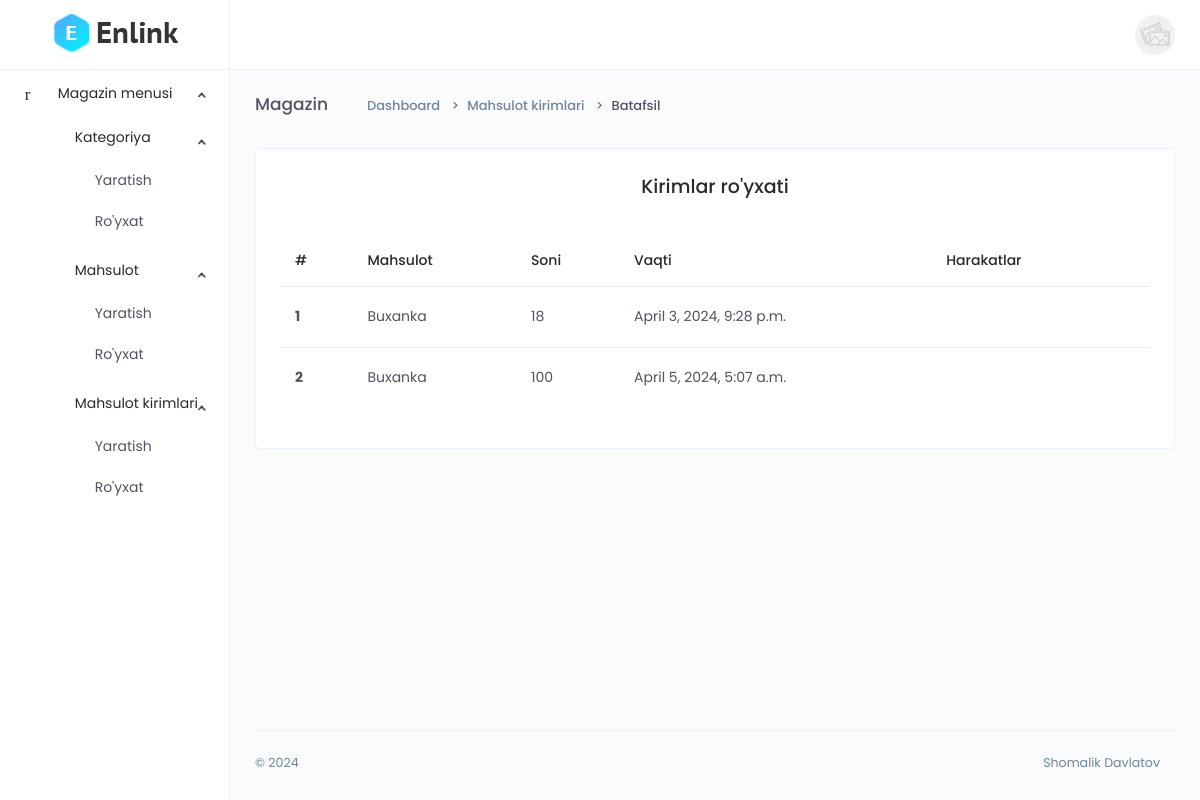
/dashboard/detail-enter-product/wyJY25Fk0QcONzv/ (signed in), run on the app's committed database.
### main/models.py (models this page shows, shortened)
class CodeGenerate(models.Model):
    code = models.CharField(max_length=255, blank=True,unique=True)
    class Meta:
        abstract = True

class EnterProduct(CodeGenerate):
    product = models.ForeignKey(Product, on_delete=models.SET_NULL, null=True)
    quantity = models.PositiveIntegerField()
    date = models.DateTimeField(auto_now_add=True)

class Product(CodeGenerate):
    category = models.ForeignKey(Category, on_delete=models.CASCADE)
    name = models.CharField(max_length=255)
    body = models.TextField()
    price = models.DecimalField(decimal_places=2, max_digits=10)
    discount_price = models.DecimalField(decimal_places=2, max_digits=10, blank=True, null=True)
    banner_img = models.ImageField(upload_to='banner-img/')
    quantity = models.IntegerField()
    delivery = models.BooleanField(default=False)
    date = models.DateTimeField(auto_now_add=True)
    qrcode_img = models.ImageField(blank=True, upload_to='qrcode-img/')

### main/funcs.py (the view)
    def wrapper(request, *args, **kwargs):
        if request.user.is_authenticated and request.user.is_staff:
            result = func(request, *args, **kwargs)
        else:
            return redirect('front:index')
        return result

### main/dashboard/views.py (called while the page is built)
@staff_required
def detail_enter_product(request, code):
    queryset = models.EnterProduct.objects.filter(product__code=code)
    context = {
        'queryset':queryset
    }
    return render(request, 'dashboard/enter_product/detail.html', context)

### main/funcs.py (called while the page is built)
def staff_required(func):
    def wrapper(request, *args, **kwargs):
        if request.user.is_authenticated and request.user.is_staff:
            result = func(request, *args, **kwargs)
        else:
            return redirect('front:index')
        return result
    return wrapper

### templates/dashboard/enter_product/detail.html (shortened to what this page needs)
{% extends 'dashboard/base.html' %}
{% block content %}
<div class="main-content">
    <div class="page-header">
        <h2 class="header-title">Magazin</h2>
        <div class="header-sub-title">
            <nav class="breadcrumb breadcrumb-dash">
                <a href="#" class="breadcrumb-item"><i class="anticon anticon-home m-r-5"></i>Dashboard</a>
                <a class="breadcrumb-item" href="#">Mahsulot kirimlari</a>
                <span class="breadcrumb-item active">Batafsil</span>
            </nav>
        </div>
    </div>
    <div class="card">
        <div class="card-body">
            <div class="d-flex justify-content-around">
            <h4>Kirimlar ro'yxati</h4>
            </div>
            <div class="m-t-25">
                <div class="table-responsive">
                    <table class="table">
                        <thead>
                            <tr>
                                <th scope="col">#</th>
                                <th scope="col">Mahsulot</th>
                                <th scope="col">Soni</th>
                                <th scope="col">Vaqti</th>
                                <th scope="col">Harakatlar</th>
                            </tr>
                        </thead>
                        <tbody>
                            {% for q in queryset %}
                            <tr>
                                <th scope="row">{{forloop.counter}}</th>
                                <td>{{q.product.name}}</td>
                                <td>{{q.quantity}}</td>
                                <td>{{q.date}}</td>
                                <td>
                                    <a href="{% url 'dashboard:detail_enter_product' q.product.code %}" class="btn btn-icon btn-hover btn-sm btn-rounded">
                                        <i class="anticon anticon-eye"></i>
                                    </a>
                                    <a href="{% url 'dashboard:update_enter_product' q.code %}" class="btn btn-icon btn-hover btn-sm btn-rounded">
                                        <i class="anticon anticon-edit"></i>
                                    </a>
                                    <button type="button" class="btn btn-icon btn-hover btn-sm btn-rounded" data-toggle="modal" data-target=".bd-example-modal-sm{{forloop.counter}}">
                                        <i class="anticon anticon-delete"></i>
                                    </button>
                                </td>
                            </tr>
                            {% endfor %}
                        </tbody>
                    </table>
                </div>
            </div>
        </div>
    </div>
</div>
{% endblock %}

### data on the page
EnterProduct: product.name "Buxanka", quantity "18", date "April 3, 2024, 9:28 p.m."
EnterProduct: product.name "Buxanka", quantity "100", date "April 5, 2024, 5:07 a.m."
